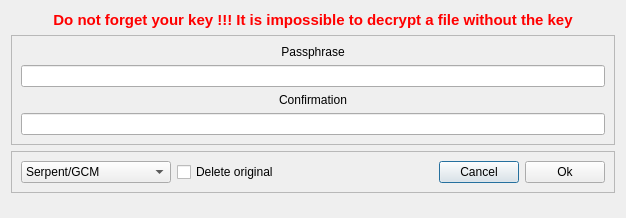
<?xml version="1.0" encoding="UTF-8"?>
<ui version="4.0">
 <class>FenKey</class>
 <widget class="QDialog" name="FenKey">
  <property name="geometry">
   <rect>
    <x>0</x>
    <y>0</y>
    <width>626</width>
    <height>218</height>
   </rect>
  </property>
  <property name="windowTitle">
   <string>Enter secret key</string>
  </property>
  <layout class="QVBoxLayout" name="verticalLayout">
   <item>
    <widget class="QLabel" name="label_6">
     <property name="frameShape">
      <enum>QFrame::NoFrame</enum>
     </property>
     <property name="text">
      <string>&lt;html&gt;&lt;head/&gt;&lt;body&gt;&lt;p align=&quot;center&quot;&gt;&lt;span style=&quot; font-size:11pt; font-weight:600; color:#ff0000;&quot;&gt;Do not forget your key !!! It is impossible to decrypt a file without the key&lt;/span&gt;&lt;/p&gt;&lt;/body&gt;&lt;/html&gt;</string>
     </property>
     <property name="textFormat">
      <enum>Qt::RichText</enum>
     </property>
     <property name="alignment">
      <set>Qt::AlignCenter</set>
     </property>
    </widget>
   </item>
   <item>
    <widget class="QFrame" name="frame">
     <property name="frameShape">
      <enum>QFrame::StyledPanel</enum>
     </property>
     <property name="frameShadow">
      <enum>QFrame::Raised</enum>
     </property>
     <layout class="QGridLayout" name="gridLayout">
      <item row="4" column="0" colspan="3">
       <widget class="QLineEdit" name="EditConfirm"/>
      </item>
      <item row="2" column="0" colspan="3">
       <widget class="QLineEdit" name="EditPass"/>
      </item>
      <item row="0" column="1">
       <widget class="QLabel" name="label">
        <property name="text">
         <string>Passphrase</string>
        </property>
        <property name="alignment">
         <set>Qt::AlignCenter</set>
        </property>
       </widget>
      </item>
      <item row="3" column="1">
       <widget class="QLabel" name="label_2">
        <property name="text">
         <string>Confirmation</string>
        </property>
        <property name="alignment">
         <set>Qt::AlignCenter</set>
        </property>
       </widget>
      </item>
     </layout>
    </widget>
   </item>
   <item>
    <widget class="QFrame" name="frame_2">
     <property name="frameShape">
      <enum>QFrame::StyledPanel</enum>
     </property>
     <property name="frameShadow">
      <enum>QFrame::Raised</enum>
     </property>
     <layout class="QHBoxLayout" name="horizontalLayout">
      <item>
       <widget class="QComboBox" name="comboAlgo">
        <property name="minimumSize">
         <size>
          <width>150</width>
          <height>0</height>
         </size>
        </property>
        <item>
         <property name="text">
          <string>Serpent/GCM</string>
         </property>
        </item>
        <item>
         <property name="text">
          <string>Threefish-512/EAX</string>
         </property>
        </item>
        <item>
         <property name="text">
          <string>AES-256/CTR-BE</string>
         </property>
        </item>
       </widget>
      </item>
      <item>
       <widget class="QCheckBox" name="checkDelete">
        <property name="text">
         <string>Delete original</string>
        </property>
       </widget>
      </item>
      <item>
       <spacer name="horizontalSpacer">
        <property name="orientation">
         <enum>Qt::Horizontal</enum>
        </property>
        <property name="sizeHint" stdset="0">
         <size>
          <width>40</width>
          <height>20</height>
         </size>
        </property>
       </spacer>
      </item>
      <item>
       <widget class="QPushButton" name="ButtonCancel">
        <property name="text">
         <string>Cancel</string>
        </property>
       </widget>
      </item>
      <item>
       <widget class="QPushButton" name="ButtonOK">
        <property name="text">
         <string>Ok</string>
        </property>
       </widget>
      </item>
     </layout>
    </widget>
   </item>
   <item>
    <spacer name="verticalSpacer">
     <property name="orientation">
      <enum>Qt::Vertical</enum>
     </property>
     <property name="sizeHint" stdset="0">
      <size>
       <width>20</width>
       <height>40</height>
      </size>
     </property>
    </spacer>
   </item>
  </layout>
 </widget>
 <resources/>
 <connections>
  <connection>
   <sender>ButtonCancel</sender>
   <signal>clicked()</signal>
   <receiver>FenKey</receiver>
   <slot>reject()</slot>
   <hints>
    <hint type="sourcelabel">
     <x>474</x>
     <y>231</y>
    </hint>
    <hint type="destinationlabel">
     <x>313</x>
     <y>134</y>
    </hint>
   </hints>
  </connection>
 </connections>
</ui>
